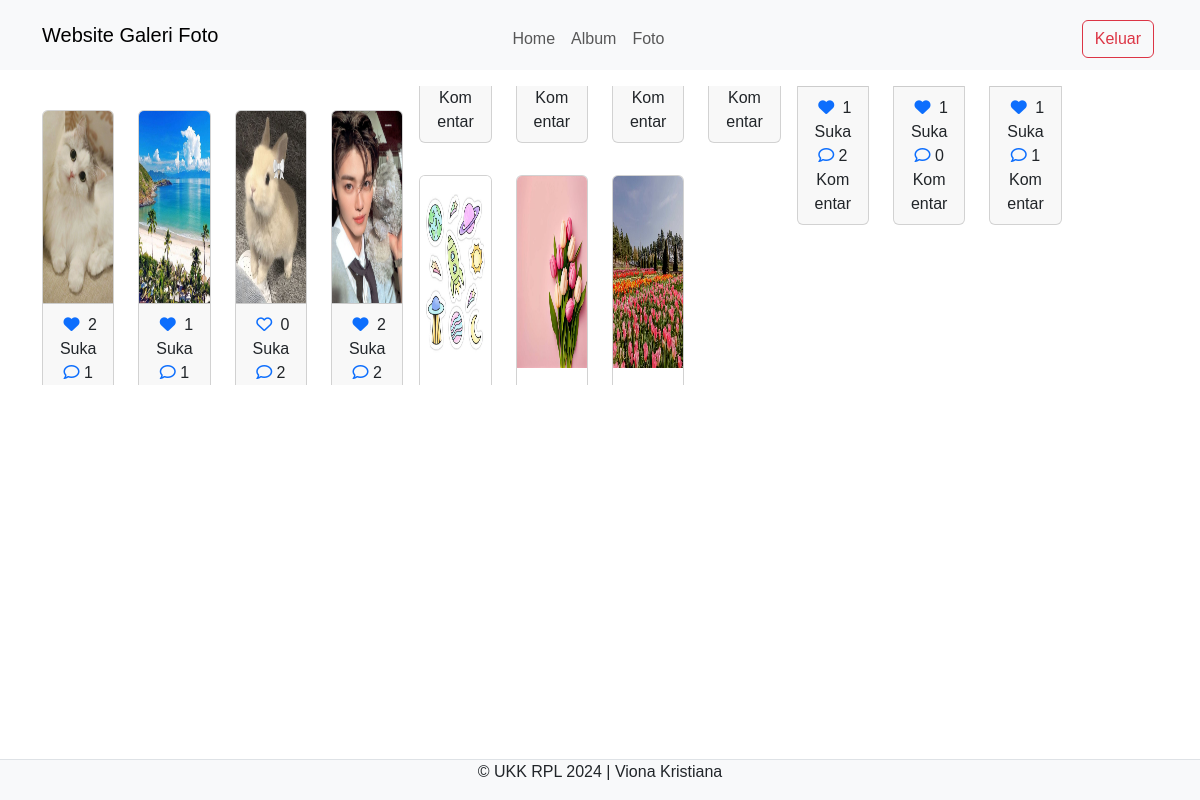
The app's page /admin/index.php (signed in) with its own data.
### tables this page shows
CREATE TABLE `foto` (
  `fotoid` int(11) NOT NULL,
  `judulfoto` varchar(255) NOT NULL,
  `deskripsifoto` text NOT NULL,
  `tanggalunggah` date NOT NULL,
  `lokasifile` varchar(255) NOT NULL,
  `albumid` int(11) NOT NULL,
  `userid` int(11) NOT NULL
);

### admin/index.php (the view, shortened to what this page needs)
<?php
$userid = $_SESSION['userid'] ?? "";
include '../config/koneksi.php';
?>
<!DOCTYPE html>
<html lang="en">
<head>
    </body>
  <link rel="stylesheet" type="text/css" href="../assets/css/bootstrap.min.css">
  <link rel="stylesheet" href="https://cdnjs.cloudflare.com/ajax/libs/font-awesome/6.5.1/css/all.min.css" />
</head>
<body>
  <nav class="navbar navbar-expand-lg bg-body-tertiary">
    <div class="container">
      <a class="navbar-brand" href="index.php">Website Galeri Foto</a>
      <div class="collapse navbar-collapse mt-2" id="navbarNavAltMarkup">
        <div class="navbar-nav me-auto">
          <a href="home.php" class="nav-link">Home</a>
          <a href="album.php" class="nav-link">Album</a>
          <a href="foto.php" class="nav-link">Foto</a>
        </div>
        <a href="../config/aksi_logout.php" class="btn btn-outline-danger m-1">Keluar</a>
      </div>
    </div>
  </nav>
  <div class="container mt-3">
    <div class="row">
      <?php
      $query = mysqli_query($koneksi, "SELECT * FROM foto INNER JOIN user ON foto.userid=user.userid INNER JOIN album ON foto.albumid=album.albumid");
      while ($data = mysqli_fetch_array($query)) {
      ?>
        <div class="col-md-3">
          <a type="button" data-bs-toggle="modal" data-bs-target="#komentar<?php echo $data['fotoid'] ?>">
            <div class="card mb-2">
            <img src="../assets/img/<?php echo $data['lokasifile'] ?>" class="card-img-top" title="<?php echo $data['judulfoto'] ?>" style="height:12rem;">
              <div class="card-footer text-center">
              <?php
                $fotoid = $data['fotoid'];
                $ceksuka = mysqli_query($koneksi, "SELECT * FROM likefoto WHERE fotoid='$fotoid' AND userid='$userid'");
                if (mysqli_num_rows($ceksuka) == 1) { ?>
                  <a href="../config/proses_like.php?fotoid=<?php echo $data ['fotoid'] ?>" type="submit" name="batalsuka"><i class="fa fa-heart m-1"></i></a>
                <?php } else { ?>
                  <a href="../config/proses_like.php?fotoid=<?php echo $data ['fotoid'] ?>" type="submit" name="suka"><i class="fa-regular fa-heart m-1"></i></a>
                <?php }
                $like = mysqli_query($koneksi, "SELECT * FROM likefoto WHERE fotoid='$fotoid'");
                echo mysqli_num_rows($like). ' Suka';
                ?>
                <a href="#" type="button" data-bs-toggle="modal" data-bs-target="#komentar<?php echo $data['fotoid'] ?>"><i class="fa-regular fa-comment"></i></a>
                <?php
                $jmlkomen = mysqli_query($koneksi, "SELECT * FROM komentarfoto WHERE fotoid='$fotoid'");
                echo mysqli_num_rows($jmlkomen) . ' Komentar';
                ?>
              </div>
            </div>
          </a>
        </div>
      <?php } ?>
    </div>
  </div>
  <footer class="d-flex justify-content-center border-top mt-3 bg-light fixed-bottom">
    <p>&copy; UKK RPL 2024 | Viona Kristiana</p>
  </footer>
</body>
</html>

### admin/index.php (style rules this page uses)
* { margin: 0; padding: 0; box-sizing:border-box; font-family: 'Poppins', sans-serif; }
.navbar-brand { max-width: 1210px; width: 40%; margin: auto; }
@media (max-width: 1200px) { .container { width: calc(100% - 40px); columns: 3; } }

### records on screen
foto: lokasifile (picture), mysqli_num_rows($like) "2", mysqli_num_rows($jmlkomen) "1"
foto: lokasifile (picture), mysqli_num_rows($like) "1", mysqli_num_rows($jmlkomen) "1"
foto: lokasifile (picture), mysqli_num_rows($like) "0", mysqli_num_rows($jmlkomen) "2"
foto: lokasifile (picture), mysqli_num_rows($like) "2", mysqli_num_rows($jmlkomen) "2"
foto: lokasifile (picture), mysqli_num_rows($like) "1", mysqli_num_rows($jmlkomen) "2"
foto: lokasifile (picture), mysqli_num_rows($like) "1", mysqli_num_rows($jmlkomen) "0"
foto: lokasifile (picture), mysqli_num_rows($like) "1", mysqli_num_rows($jmlkomen) "1"
